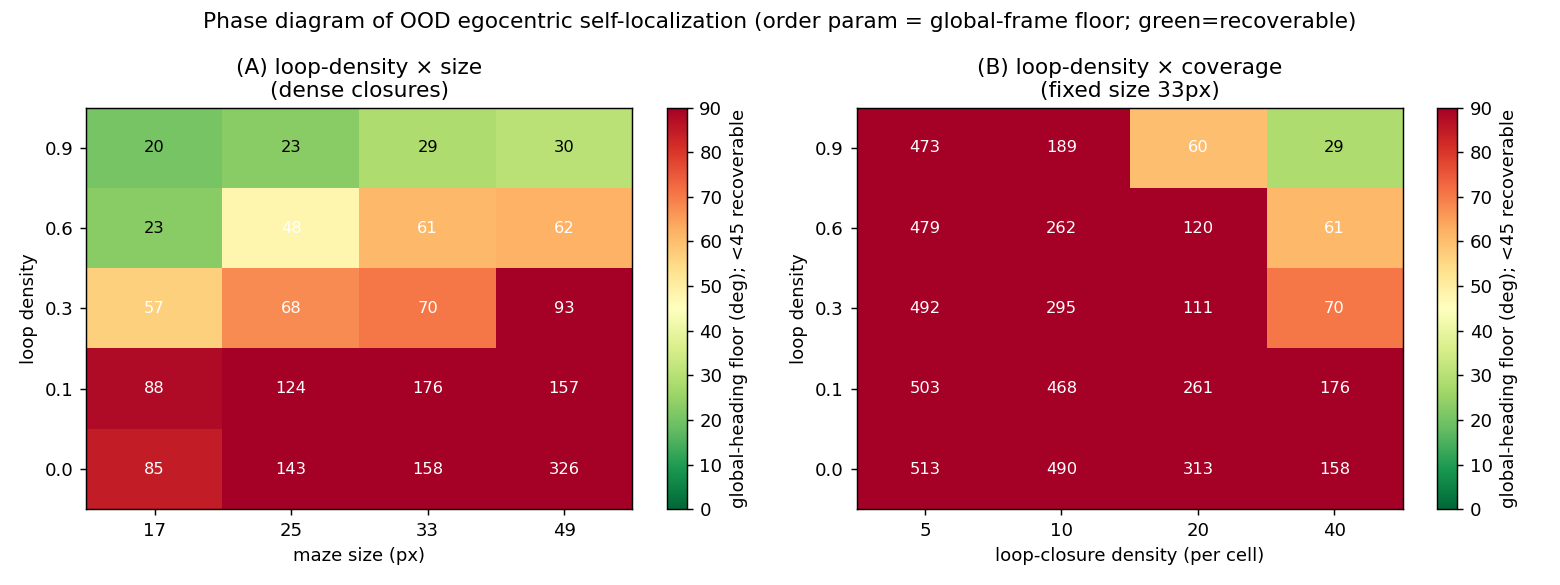

The Python source for this figure:
"""SPOTLIGHT main figure (item 2): the PHASE DIAGRAM of global egocentric self-localization. Order parameter
= the estimator-free global-frame heading-std floor (effective resistance to the anchor on the honest VISIT
graph; the BLUE variance no estimator beats). Recoverable iff floor < 45deg (quadrant-recovery threshold).

Two slices:
  (A) loop-density x maze-size  (fixed dense closures): shows the topological order/disorder boundary -- tree
      (loop~0) GROWS with size (disordered, unrecoverable); loopy (high loop) FLAT (ordered, recoverable). The
      critical dimension d=2 boundary.
  (B) loop-density x closure-density (fixed size): shows recoverability also needs enough loop closures
      (coverage x place-recognition) -- the active-SLAM axis.

Saves phase_data.npz + phase_diagram.png. The symmetry axis (the irreducible global 2-bit, collapsed by one
featural cue) is orthogonal and already established (b08/b09) -- annotated on the figure.
"""
import sys, os, math, numpy as np
import scipy.sparse as sp, scipy.sparse.linalg as spla
sys.path.insert(0, os.path.dirname(os.path.dirname(os.path.abspath(__file__))))
from collections import defaultdict
from deployable.seqplace import rw_drive   # reuse the loop-covering random walk (records cell + true heading)
HALF = math.pi / 2


def floor_visit(CELL, ANG, ss=0.09, sc=0.05, npc=40, nsamp=80, seed=0):
    """Effective-resistance global-heading-std floor (deg) on the visit graph: chain (var ss^2) + same-cell
    oracle closures (var sc^2). Sampled diagonal of grounded-Laplacian inverse."""
    T = len(CELL)
    if T < 20: return float('nan'), T
    cellk = [c[0] * 100000 + c[1] for c in CELL]
    rows, cols, w = [], [], []; cc = 1.0 / ss ** 2; ccl = 1.0 / sc ** 2
    for t in range(1, T): rows += [t, t - 1]; cols += [t - 1, t]; w += [cc, cc]
    bycell = defaultdict(list)
    for t, c in enumerate(cellk): bycell[c].append(t)
    for c, ts in bycell.items():
        for a in ts[:6]:
            for b in ts[1:1 + npc]:
                if b <= a: continue
                rows += [b, a]; cols += [a, b]; w += [ccl, ccl]
    W = sp.csr_matrix((w, (rows, cols)), shape=(T, T))
    L = (sp.diags(np.array(W.sum(1)).ravel()) - W).tocsc()
    keep = np.arange(1, T); lu = spla.splu(L[keep][:, keep].tocsc())
    rng = np.random.default_rng(seed); samp = rng.choice(np.arange(1, T), min(nsamp, T - 1), replace=False)
    st = []
    for nd in samp:
        e = np.zeros(T - 1); e[nd - 1] = 1.0; y = lu.solve(e); st.append(math.sqrt(max(y[nd - 1], 0)))
    return float(np.mean(st) * 180 / math.pi), T


def cell_floor(n, loop, seed, npc=40):
    CELL_ANG = rw_drive(n, seed, loop)
    G, Larr, CELL, ANG, DR = CELL_ANG
    return floor_visit(CELL, ANG, npc=npc)[0]


if __name__ == "__main__":
    import argparse
    ap = argparse.ArgumentParser()
    ap.add_argument("--loops", type=float, nargs="+", default=[0.0, 0.1, 0.3, 0.6, 0.9])
    ap.add_argument("--sizes", type=int, nargs="+", default=[8, 12, 16, 24])
    ap.add_argument("--npcs", type=int, nargs="+", default=[5, 10, 20, 40])
    ap.add_argument("--mazes", type=int, default=2); ap.add_argument("--fixed_n", type=int, default=16)
    a = ap.parse_args()

    print("PHASE DIAGRAM (A): global-heading floor (deg) over loop x size (dense closures). <45 = recoverable.", flush=True)
    print(f"{'loop\\\\n':>8} | " + " ".join(f"{2*nn+1:>6}" for nn in a.sizes), flush=True)
    A = np.zeros((len(a.loops), len(a.sizes)))
    for i, lp in enumerate(a.loops):
        row = []
        for j, nn in enumerate(a.sizes):
            vals = [cell_floor(nn, lp, 5000 + mi) for mi in range(a.mazes)]
            A[i, j] = np.nanmean(vals); row.append(A[i, j])
        print(f"{lp:>8.1f} | " + " ".join(f"{v:6.0f}" for v in row), flush=True)

    print("\nPHASE DIAGRAM (B): floor (deg) over loop x closure-density (npc), fixed n=%d. <45 = recoverable." % a.fixed_n, flush=True)
    print(f"{'loop\\\\npc':>9} | " + " ".join(f"{p:>6}" for p in a.npcs), flush=True)
    B = np.zeros((len(a.loops), len(a.npcs)))
    for i, lp in enumerate(a.loops):
        row = []
        for j, p in enumerate(a.npcs):
            vals = [cell_floor(a.fixed_n, lp, 5000 + mi, npc=p) for mi in range(a.mazes)]
            B[i, j] = np.nanmean(vals); row.append(B[i, j])
        print(f"{lp:>9.1f} | " + " ".join(f"{v:6.0f}" for v in row), flush=True)

    np.savez(os.path.join(os.path.dirname(__file__), "phase_data.npz"),
             A=A, B=B, loops=a.loops, sizes=a.sizes, npcs=a.npcs, fixed_n=a.fixed_n)
    try:
        import matplotlib; matplotlib.use("Agg"); import matplotlib.pyplot as plt
        fig, ax = plt.subplots(1, 2, figsize=(12, 4.5))
        for k, (M, xt, xl, ttl) in enumerate([
            (A, [2 * s + 1 for s in a.sizes], "maze size (px)", "(A) loop-density × size\n(dense closures)"),
            (B, a.npcs, "loop-closure density (per cell)", "(B) loop-density × coverage\n(fixed size %dpx)" % (2 * a.fixed_n + 1))]):
            im = ax[k].imshow(np.clip(M, 0, 90), aspect="auto", origin="lower", cmap="RdYlGn_r", vmin=0, vmax=90)
            ax[k].set_xticks(range(len(xt))); ax[k].set_xticklabels(xt); ax[k].set_xlabel(xl)
            ax[k].set_yticks(range(len(a.loops))); ax[k].set_yticklabels(a.loops); ax[k].set_ylabel("loop density")
            ax[k].set_title(ttl)
            for ii in range(M.shape[0]):
                for jj in range(M.shape[1]):
                    v = M[ii, jj]; ax[k].text(jj, ii, f"{v:.0f}", ha="center", va="center",
                                              color="white" if v > 45 else "black", fontsize=9)
            plt.colorbar(im, ax=ax[k], label="global-heading floor (deg); <45 recoverable")
        fig.suptitle("Phase diagram of OOD egocentric self-localization (order param = global-frame floor; green=recoverable)")
        fig.tight_layout(); fig.savefig(os.path.join(os.path.dirname(__file__), "phase_diagram.png"), dpi=130)
        print("\nsaved phase_diagram.png + phase_data.npz", flush=True)
    except Exception as ex:
        print("plot skipped:", ex, flush=True)
